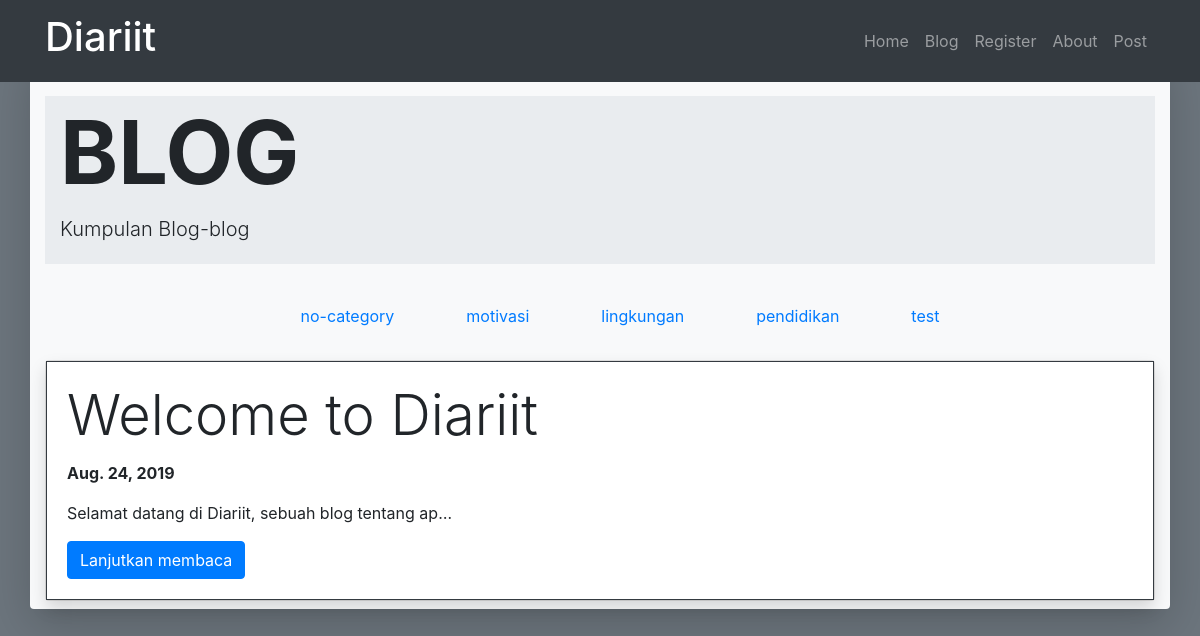
The app's page /blog/category/no-category with its own data.
### blog/models.py (models this page shows, shortened)
class Post(models.Model):
    judul = models.CharField(
        max_length=200,
        validators=[
            clean_judul,
        ],
    )
    body = models.TextField()
    category = models.CharField(
        max_length=100,
        default='no-category',
        choices=(
            ('Blog','blog'),
            ('No-Category','no-category'),
            ('Jurnal','jurnal'),
            ('Berita','berita'),
        )
    )
    publish = models.DateField(auto_now_add=True)
    update = models.DateField(auto_now=True)
    slug = models.SlugField()

### blog/views.py (the view)
# urls.py: re_path(r'^category/(?P<kategoriInput>[\w-]+)', views.lihatKategori, name='tampilByKategori'),
def lihatKategori(request, kategoriInput):
    tampilKategori = Post.objects.filter(category=kategoriInput)
    categoriesValues = Post.objects.values('category').distinct()
    context= {
        'postByCategory':tampilKategori,
        'judul':'BLOG',
        'subjudul':'Kumpulan Blog-blog',
        'categories':categoriesValues,
    }
    return render(request, 'blog/lihatKategori.html', context)

### blog/templates/blog/lihatKategori.html (shortened to what this page needs)
{% extends 'base.html' %}
{% load static %}
{% block judulPage %}
    <div class="jumbotron jumbotron-fluid pt-1 pb-1">
        <div class="container">
            <h1 class="display-2 font-weight-bold text-shadow">{{judul}}</h1>
            <p class="lead">{{subjudul}}</p>
        </div>
    </div>
    <ul class="nav justify-content-center mb-4">
        {% for kategori in categories %}
            <ul class="nav-item">
                <a class='nav-link' href="{% url 'blog:tampilByKategori' kategoriInput=kategori.category %}">{{kategori.category}}</a>
            </ul>
        {% endfor %}
    </ul>
{% endblock judulPage %}
{% block konten %}
    {% for post in postByCategory %}
        <div class="card">
            <div class="card-body border border-dark shadow">
              <h5 class="card-title display-4">{{post.judul}}</h5>
              <p class="card-text"><b>{{post.update}}</b></p>
              <p class="card-text">{{post.body|truncatechars:50}}</p>
              <a href="{% url 'blog:tampilPost' slugInput=post.slug %}" class="btn btn-primary">Lanjutkan membaca</a>
            </div>
        </div>
    {% endfor %}
{% endblock konten %}

### records on screen
Post: judul "Welcome to Diariit", update "Aug. 24, 2019", body "Selamat datang di Diariit, sebuah blog tentang ap…"

### other values on screen
{{ judul }} "BLOG"
{{ subjudul }} "Kumpulan Blog-blog"
{{ kategori.category }} "no-category" "motivasi" "lingkungan" "pendidikan" "test"
